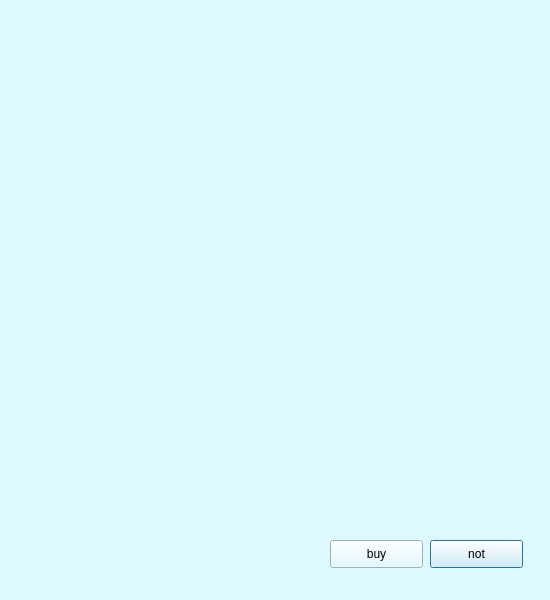
<?xml version="1.0" encoding="UTF-8"?>
<ui version="4.0">
 <class>space</class>
 <widget class="QDialog" name="space">
  <property name="geometry">
   <rect>
    <x>0</x>
    <y>0</y>
    <width>550</width>
    <height>600</height>
   </rect>
  </property>
  <property name="focusPolicy">
   <enum>Qt::ClickFocus</enum>
  </property>
  <property name="contextMenuPolicy">
   <enum>Qt::CustomContextMenu</enum>
  </property>
  <property name="windowTitle">
   <string>Thai</string>
  </property>
  <property name="styleSheet">
   <string notr="true">
background-color: rgb(219, 249, 255);</string>
  </property>
  <widget class="QLabel" name="thai">
   <property name="geometry">
    <rect>
     <x>20</x>
     <y>10</y>
     <width>510</width>
     <height>510</height>
    </rect>
   </property>
   <property name="text">
    <string/>
   </property>
   <property name="pixmap">
    <pixmap resource="resource.qrc">:/resource/img/space501/Thai.jpg</pixmap>
   </property>
   <property name="scaledContents">
    <bool>true</bool>
   </property>
  </widget>
  <widget class="QPushButton" name="notbuy">
   <property name="geometry">
    <rect>
     <x>430</x>
     <y>540</y>
     <width>93</width>
     <height>28</height>
    </rect>
   </property>
   <property name="text">
    <string>not</string>
   </property>
  </widget>
  <widget class="QPushButton" name="buy">
   <property name="geometry">
    <rect>
     <x>330</x>
     <y>540</y>
     <width>93</width>
     <height>28</height>
    </rect>
   </property>
   <property name="text">
    <string>buy</string>
   </property>
  </widget>
 </widget>
 <resources>
  <include location="resource.qrc"/>
 </resources>
 <connections/>
</ui>
